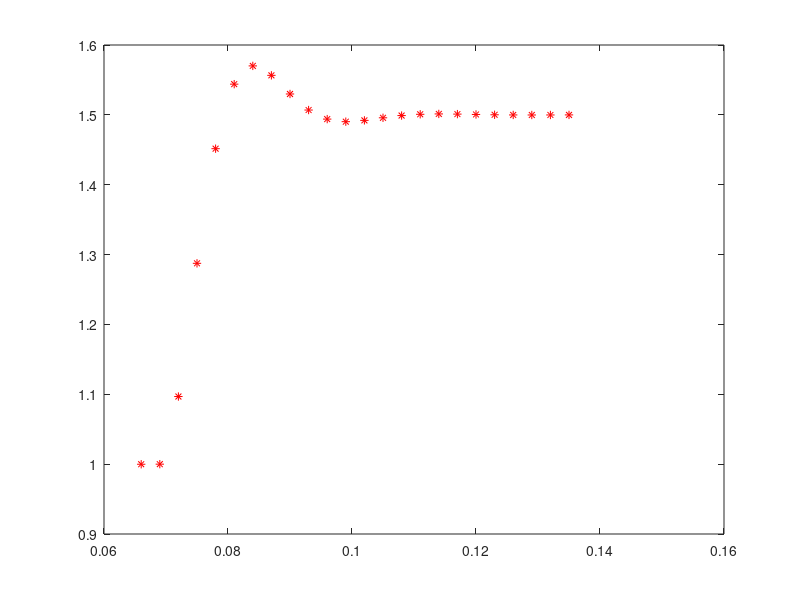
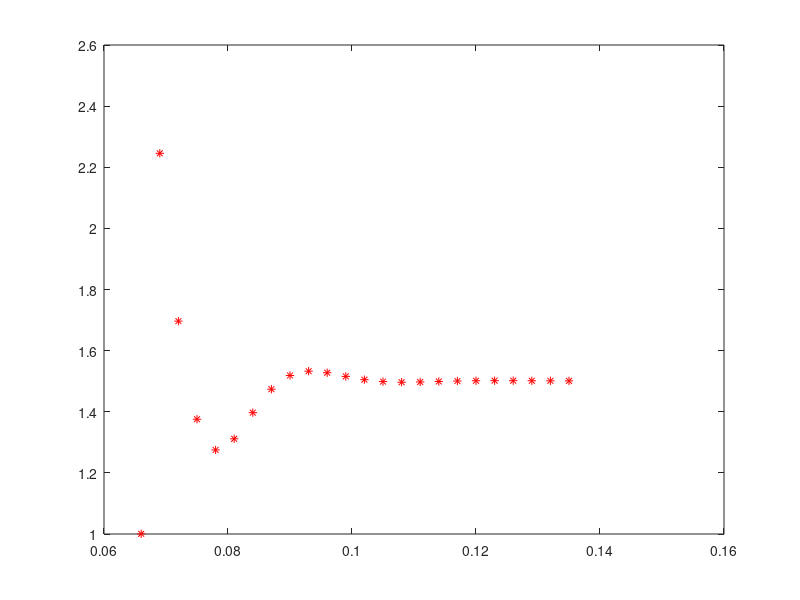

These figures' MATLAB source, in order:

clc
clear
format long


T = 0.0030;     
kmax=23;

t = (0:(kmax*2-1));
r = ones(1,kmax);
r = [r 1.5*r];

yr(1)= 0;
e(1) = r(1) - yr(1);
u(1) = 2.49 * e(1);
yr(2) = 0.07772 * u(1) +  1.533 * yr(1);
e(2) = r(2) - yr(2);
u(2) = 2.49 * e(2) - 3.817 * e(1) + 1.2854 * u(1);

for k = 3:kmax*2
    yr(k) =  0.07772 * u(k-1) +  0.06827 * u(k-2) + 1.533 * yr(k-1) - 0.6791 * yr(k-2);
    e(k) = r(k) - yr(k);
    u(k) = 2.49 * e(k) - 3.817 * e(k-1) + 1.691 * e(k-2) + 1.2854 * u(k-1) - 0.2854 * u(k-2);
end

figure(1);
plot(t((length(t)/2):end)*T, yr((length(t)/2):end), 'r*');
figure(2);
plot(t((length(t)/2):end)*T, u((length(t)/2):end), 'r*');